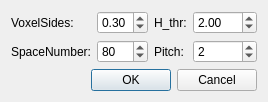
<?xml version="1.0" encoding="UTF-8"?>
<ui version="4.0">
 <class>PolesExtractDialog</class>
 <widget class="QDialog" name="PolesExtractDialog">
  <property name="geometry">
   <rect>
    <x>0</x>
    <y>0</y>
    <width>260</width>
    <height>93</height>
   </rect>
  </property>
  <property name="windowTitle">
   <string>PolesExtract</string>
  </property>
  <layout class="QGridLayout" name="gridLayout">
   <item row="0" column="0">
    <widget class="QLabel" name="label">
     <property name="text">
      <string>VoxelSides:</string>
     </property>
    </widget>
   </item>
   <item row="0" column="1">
    <widget class="QDoubleSpinBox" name="voxelSidesDoubleSpinBox">
     <property name="minimum">
      <double>0.050000000000000</double>
     </property>
     <property name="maximum">
      <double>1.000000000000000</double>
     </property>
     <property name="singleStep">
      <double>0.010000000000000</double>
     </property>
     <property name="value">
      <double>0.300000000000000</double>
     </property>
    </widget>
   </item>
   <item row="0" column="2">
    <widget class="QLabel" name="label_2">
     <property name="text">
      <string>H_thr:</string>
     </property>
    </widget>
   </item>
   <item row="0" column="3">
    <widget class="QDoubleSpinBox" name="thrHDoubleSpinBox">
     <property name="minimum">
      <double>0.500000000000000</double>
     </property>
     <property name="maximum">
      <double>100.000000000000000</double>
     </property>
     <property name="singleStep">
      <double>0.010000000000000</double>
     </property>
     <property name="value">
      <double>2.000000000000000</double>
     </property>
    </widget>
   </item>
   <item row="1" column="0">
    <widget class="QLabel" name="label_3">
     <property name="text">
      <string>SpaceNumber:</string>
     </property>
    </widget>
   </item>
   <item row="1" column="1">
    <widget class="QSpinBox" name="spaceNumberSpinBox">
     <property name="minimum">
      <number>1</number>
     </property>
     <property name="maximum">
      <number>200</number>
     </property>
     <property name="value">
      <number>80</number>
     </property>
     <property name="displayIntegerBase">
      <number>10</number>
     </property>
    </widget>
   </item>
   <item row="1" column="2">
    <widget class="QLabel" name="label_4">
     <property name="text">
      <string>Pitch:</string>
     </property>
    </widget>
   </item>
   <item row="1" column="3">
    <widget class="QSpinBox" name="pitchSpinBox">
     <property name="minimum">
      <number>1</number>
     </property>
     <property name="value">
      <number>2</number>
     </property>
    </widget>
   </item>
   <item row="2" column="0" colspan="4">
    <widget class="QDialogButtonBox" name="buttonBox">
     <property name="orientation">
      <enum>Qt::Horizontal</enum>
     </property>
     <property name="standardButtons">
      <set>QDialogButtonBox::Cancel|QDialogButtonBox::Ok</set>
     </property>
    </widget>
   </item>
  </layout>
 </widget>
 <resources/>
 <connections>
  <connection>
   <sender>buttonBox</sender>
   <signal>accepted()</signal>
   <receiver>PolesExtractDialog</receiver>
   <slot>accept()</slot>
   <hints>
    <hint type="sourcelabel">
     <x>248</x>
     <y>254</y>
    </hint>
    <hint type="destinationlabel">
     <x>157</x>
     <y>274</y>
    </hint>
   </hints>
  </connection>
  <connection>
   <sender>buttonBox</sender>
   <signal>rejected()</signal>
   <receiver>PolesExtractDialog</receiver>
   <slot>reject()</slot>
   <hints>
    <hint type="sourcelabel">
     <x>316</x>
     <y>260</y>
    </hint>
    <hint type="destinationlabel">
     <x>286</x>
     <y>274</y>
    </hint>
   </hints>
  </connection>
 </connections>
</ui>
